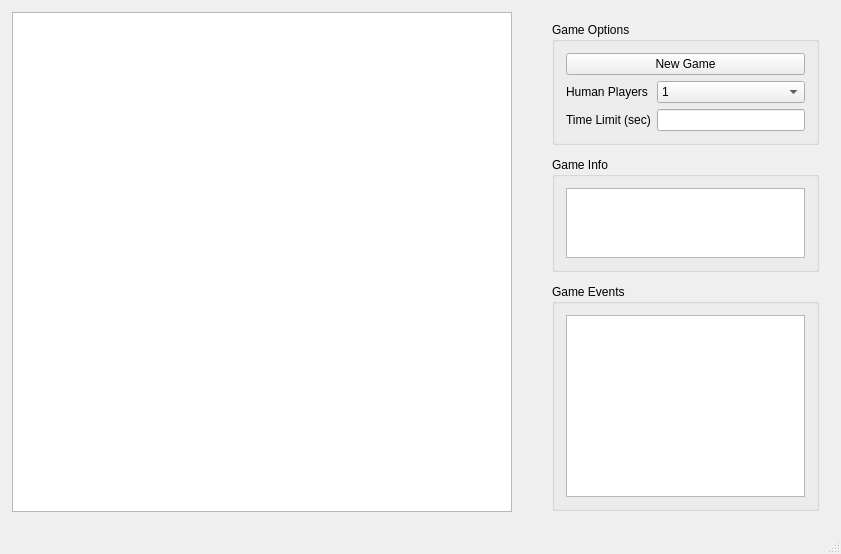
<?xml version="1.0" encoding="UTF-8"?>
<ui version="4.0">
 <class>MainWindow</class>
 <widget class="QMainWindow" name="MainWindow">
  <property name="windowModality">
   <enum>Qt::NonModal</enum>
  </property>
  <property name="geometry">
   <rect>
    <x>0</x>
    <y>0</y>
    <width>841</width>
    <height>554</height>
   </rect>
  </property>
  <property name="sizePolicy">
   <sizepolicy hsizetype="Maximum" vsizetype="Maximum">
    <horstretch>0</horstretch>
    <verstretch>0</verstretch>
   </sizepolicy>
  </property>
  <property name="maximumSize">
   <size>
    <width>16777215</width>
    <height>16777215</height>
   </size>
  </property>
  <property name="windowTitle">
   <string>Othello</string>
  </property>
  <widget class="QWidget" name="centralWidget">
   <property name="sizePolicy">
    <sizepolicy hsizetype="Fixed" vsizetype="Fixed">
     <horstretch>0</horstretch>
     <verstretch>0</verstretch>
    </sizepolicy>
   </property>
   <widget class="QFrame" name="frame_2">
    <property name="geometry">
     <rect>
      <x>540</x>
      <y>10</y>
      <width>291</width>
      <height>501</height>
     </rect>
    </property>
    <property name="sizePolicy">
     <sizepolicy hsizetype="Preferred" vsizetype="Preferred">
      <horstretch>2</horstretch>
      <verstretch>0</verstretch>
     </sizepolicy>
    </property>
    <property name="frameShape">
     <enum>QFrame::NoFrame</enum>
    </property>
    <property name="frameShadow">
     <enum>QFrame::Raised</enum>
    </property>
    <layout class="QVBoxLayout" name="verticalLayout_2" stretch="0,0,0">
     <property name="spacing">
      <number>12</number>
     </property>
     <property name="sizeConstraint">
      <enum>QLayout::SetNoConstraint</enum>
     </property>
     <property name="leftMargin">
      <number>12</number>
     </property>
     <property name="topMargin">
      <number>12</number>
     </property>
     <property name="rightMargin">
      <number>12</number>
     </property>
     <property name="bottomMargin">
      <number>0</number>
     </property>
     <item>
      <widget class="QGroupBox" name="groupBox_3">
       <property name="sizePolicy">
        <sizepolicy hsizetype="Preferred" vsizetype="Preferred">
         <horstretch>0</horstretch>
         <verstretch>3</verstretch>
        </sizepolicy>
       </property>
       <property name="title">
        <string>Game Options</string>
       </property>
       <layout class="QGridLayout" name="gridLayout">
        <item row="0" column="0" colspan="2">
         <widget class="QPushButton" name="pushButtonNewGame">
          <property name="text">
           <string>New Game</string>
          </property>
         </widget>
        </item>
        <item row="2" column="0">
         <widget class="QLabel" name="label_2">
          <property name="text">
           <string>Human Players</string>
          </property>
         </widget>
        </item>
        <item row="3" column="1">
         <widget class="QLineEdit" name="lineEditTimeLimit"/>
        </item>
        <item row="3" column="0">
         <widget class="QLabel" name="label">
          <property name="text">
           <string>Time Limit (sec)</string>
          </property>
         </widget>
        </item>
        <item row="2" column="1">
         <widget class="QComboBox" name="comboBoxNumberOfHumans">
          <item>
           <property name="text">
            <string>1</string>
           </property>
          </item>
          <item>
           <property name="text">
            <string>2</string>
           </property>
          </item>
         </widget>
        </item>
       </layout>
      </widget>
     </item>
     <item>
      <widget class="QGroupBox" name="groupBox_2">
       <property name="sizePolicy">
        <sizepolicy hsizetype="Preferred" vsizetype="Preferred">
         <horstretch>0</horstretch>
         <verstretch>3</verstretch>
        </sizepolicy>
       </property>
       <property name="title">
        <string>Game Info</string>
       </property>
       <layout class="QVBoxLayout" name="verticalLayout_3">
        <item>
         <widget class="QTextEdit" name="textEditInfo"/>
        </item>
       </layout>
      </widget>
     </item>
     <item>
      <widget class="QGroupBox" name="groupBox">
       <property name="sizePolicy">
        <sizepolicy hsizetype="Preferred" vsizetype="Preferred">
         <horstretch>0</horstretch>
         <verstretch>7</verstretch>
        </sizepolicy>
       </property>
       <property name="title">
        <string>Game Events</string>
       </property>
       <layout class="QVBoxLayout" name="verticalLayout">
        <item>
         <widget class="QTextEdit" name="textEditEvents"/>
        </item>
       </layout>
      </widget>
     </item>
    </layout>
   </widget>
   <widget class="QGraphicsView" name="graphicsViewBoard">
    <property name="geometry">
     <rect>
      <x>12</x>
      <y>12</y>
      <width>500</width>
      <height>500</height>
     </rect>
    </property>
    <property name="sizePolicy">
     <sizepolicy hsizetype="Maximum" vsizetype="Maximum">
      <horstretch>0</horstretch>
      <verstretch>0</verstretch>
     </sizepolicy>
    </property>
    <property name="maximumSize">
     <size>
      <width>1000</width>
      <height>1000</height>
     </size>
    </property>
    <property name="verticalScrollBarPolicy">
     <enum>Qt::ScrollBarAlwaysOff</enum>
    </property>
    <property name="horizontalScrollBarPolicy">
     <enum>Qt::ScrollBarAlwaysOff</enum>
    </property>
   </widget>
  </widget>
  <widget class="QMenuBar" name="menuBar">
   <property name="geometry">
    <rect>
     <x>0</x>
     <y>0</y>
     <width>841</width>
     <height>17</height>
    </rect>
   </property>
  </widget>
  <widget class="QStatusBar" name="statusBar"/>
 </widget>
 <layoutdefault spacing="6" margin="11"/>
 <resources/>
 <connections/>
</ui>
